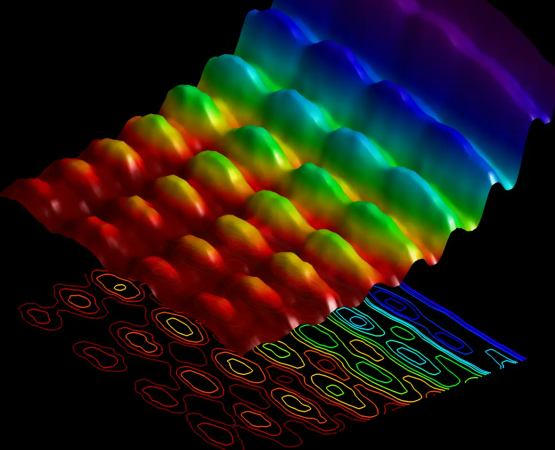
//> input picture images/light.png, 1109 x 899 px (shown at 1/2 size)
$ ./08_threshold_refactor   (built with g++ and OpenCV 4)
//> lines starting //> are read from the running program, lines starting //| are printed output that depends on the picture; after the words box and inside, x2 and y2 are one past the last pixel; in counts of white or black regions, pixels touching at a corner belong together
#include <opencv2/opencv.hpp>
#include <iostream>
#include <stdexcept>
#include <string>
#include <vector>
#include <map>

class Threshold {
public:
    // ctor throws if image can't be loaded
    Threshold(const std::string &path, bool load_as_gray = true) {
//> called with path = "D:/opencv-cpp/images/light.png", load_as_gray = true
        image = load_as_gray ? cv::imread(path, cv::IMREAD_GRAYSCALE)
                             : cv::imread(path, cv::IMREAD_COLOR);
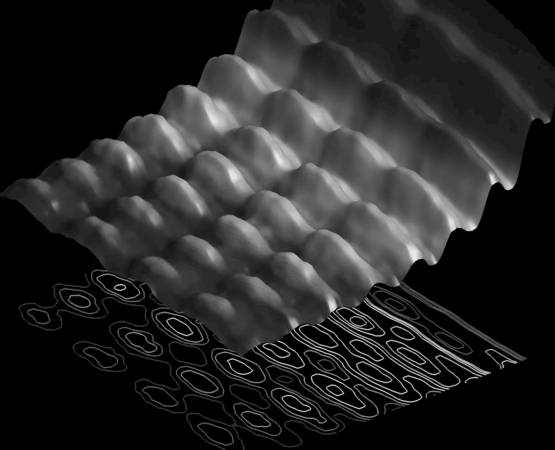
//> image: 899 rows x 1109 cols, CV_8UC1 (shown at 1/2 size); min 0, max 243, mean 37.7
        if (image.empty()) {
            throw std::runtime_error("Failed to load image: " + path);
        }
    }

    // allow explicit resize; returns *this for chaining
    Threshold &resize(const cv::Size &sz) {
//> called with sz = Size(500, 500)
        cv::resize(image, image, sz);
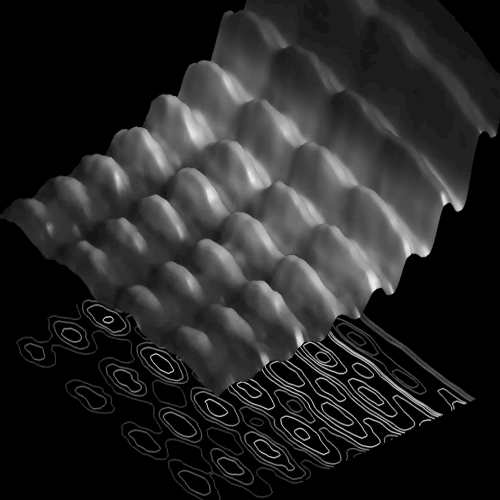
//> image: 500 rows x 500 cols, CV_8UC1; min 0, max 242, mean 37.7
        return *this;
    }

    // optional preprocessing: blur before Otsu/adaptive
    Threshold &gaussian_blur(int ksize = 5) {
        if (ksize % 2 == 0) ++ksize; // ensure odd
        cv::GaussianBlur(image, image, cv::Size(ksize, ksize), 0);
        return *this;
    }

    // simple threshold variants; returns map of name->mat (processing separated from display)
    std::map<std::string, cv::Mat> simple_threshold(double thresh = 127.0, double max_val = 255.0) const {
        std::map<std::string, cv::Mat> out;
        out["Binary"] = cv::Mat();
        out["Binary Inv"] = cv::Mat();
        out["Trunc"] = cv::Mat();
        out["ToZero"] = cv::Mat();
        out["ToZero Inv"] = cv::Mat();

        cv::threshold(image, out["Binary"], thresh, max_val, cv::THRESH_BINARY);
        cv::threshold(image, out["Binary Inv"], thresh, max_val, cv::THRESH_BINARY_INV);
        cv::threshold(image, out["Trunc"], thresh, max_val, cv::THRESH_TRUNC);
        cv::threshold(image, out["ToZero"], thresh, max_val, cv::THRESH_TOZERO);
        cv::threshold(image, out["ToZero Inv"], thresh, max_val, cv::THRESH_TOZERO_INV);

        return out;
    }

    // adaptive thresholding with parameters
    std::map<std::string, cv::Mat> adaptive_threshold(int block_size = 11, double C = 2.0) const {
        if (block_size % 2 == 0) ++block_size; // must be odd
        std::map<std::string, cv::Mat> out;
        out["Adaptive Mean"] = cv::Mat();
        out["Adaptive Gaussian"] = cv::Mat();

        cv::adaptiveThreshold(image, out["Adaptive Mean"], 255,
                              cv::ADAPTIVE_THRESH_MEAN_C, cv::THRESH_BINARY,
                              block_size, C);

        cv::adaptiveThreshold(image, out["Adaptive Gaussian"], 255,
                              cv::ADAPTIVE_THRESH_GAUSSIAN_C, cv::THRESH_BINARY,
                              block_size, C);

        return out;
    }

    // Otsu thresholding, optionally blur first (recommended)
    std::pair<double, cv::Mat> otsu_threshold(bool blur_first = true, int blur_ksize = 5) const {
        cv::Mat src = image;
        if (blur_first) {
            int k = blur_ksize % 2 == 0 ? blur_ksize + 1 : blur_ksize;
            cv::GaussianBlur(src, src, cv::Size(k, k), 0);
        }
        cv::Mat out;
        double val = cv::threshold(src, out, 0, 255, cv::THRESH_BINARY | cv::THRESH_OTSU);
        return {val, out};
    }

    // helper to show multiple images in a single window as a grid (resizes tiles to same size)
    static void show_grid(const std::string &win_name,
                          const std::vector<std::pair<std::string, cv::Mat>> &images,
                          int cols = 2, int tile_w = 300, int tile_h = 300,
                          int wait_ms = 0) {
        if (images.empty()) return;

        int rows = (int)std::ceil(images.size() / static_cast<double>(cols));
        std::vector<cv::Mat> tiles;
        for (auto &p : images) {
            cv::Mat tile;
            if (p.second.channels() == 1) cv::cvtColor(p.second, tile, cv::COLOR_GRAY2BGR);
            else tile = p.second.clone();

            cv::resize(tile, tile, cv::Size(tile_w, tile_h));
            // put label text
            cv::putText(tile, p.first, cv::Point(8, 20),
                        cv::FONT_HERSHEY_SIMPLEX, 0.6, cv::Scalar(255, 255, 255), 1);
            tiles.push_back(tile);
        }

        // build rows by horizontally concatenating tiles
        std::vector<cv::Mat> row_mats;
        for (int r = 0; r < rows; ++r) {
            std::vector<cv::Mat> row_tiles;
            for (int c = 0; c < cols; ++c) {
                int idx = r * cols + c;
                if (idx < (int)tiles.size()) row_tiles.push_back(tiles[idx]);
                else row_tiles.push_back(cv::Mat::zeros(cv::Size(tile_w, tile_h), tiles[0].type()));
            }
            cv::Mat row;
            cv::hconcat(row_tiles, row);
            row_mats.push_back(row);
        }

        cv::Mat grid;
        cv::vconcat(row_mats, grid);

        cv::namedWindow(win_name, cv::WINDOW_AUTOSIZE);
        cv::imshow(win_name, grid);
        cv::waitKey(wait_ms);
        // do not destroy here if caller wants to keep window; caller can call destroyAllWindows()
    }

    // returns original (const ref)
    const cv::Mat &get_original() const { return image; }

private:
    cv::Mat image;
};

// ------- Example main -------
int main() {
    try {
        Threshold th("D:/opencv-cpp/images/light.png");
        th.resize(cv::Size(500, 500));

        // simple thresholds
        auto simple = th.simple_threshold(127.0, 255.0);
        std::vector<std::pair<std::string, cv::Mat>> to_show;
        to_show.emplace_back("Original", th.get_original());
//> to_show = 1 item
        for (auto &p : simple) to_show.emplace_back(p.first, p.second);

        Threshold::show_grid("Simple Thresholds", to_show, 3, 250, 250);
//> in show_grid, `int rows = (int)std::ceil(images.size() / static_cast<double>(cols));`: rows = 2
//> the loop in show_grid, `for (auto &p : images)` made 6 passes
//> the loop in show_grid, `for (int r = 0; r < rows; ++r)` made 2 passes
//> in show_grid, `cv::imshow(win_name, grid);`:
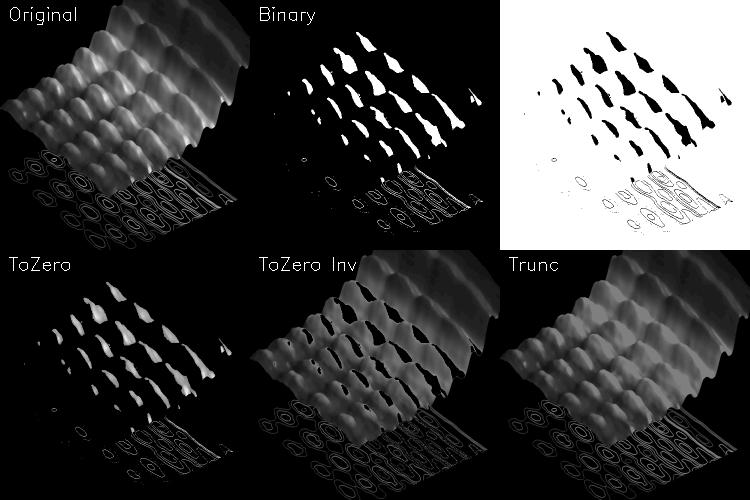
//> window 'Simple Thresholds': 500 rows x 750 cols, CV_8UC3; min 0, max 255, mean 61.6

        // adaptive
        auto adapt = th.adaptive_threshold(11, 2.0);
        std::vector<std::pair<std::string, cv::Mat>> adapt_show;
        adapt_show.emplace_back("Original", th.get_original());
//> adapt_show = 1 item
        for (auto &p : adapt) adapt_show.emplace_back(p.first, p.second);

        Threshold::show_grid("Adaptive Thresholds", adapt_show, 2, 350, 350);
//> call 2 of show_grid, with win_name = "Adaptive Thresholds", cols = 2, tile_w = 350, tile_h = 350, wait_ms = 0
//> the loop in show_grid (call 2), `for (auto &p : images)` made 3 passes
//> the loop in show_grid (call 2), `for (int r = 0; r < rows; ++r)` made 2 passes
//> in show_grid (call 2), `cv::imshow(win_name, grid);`:
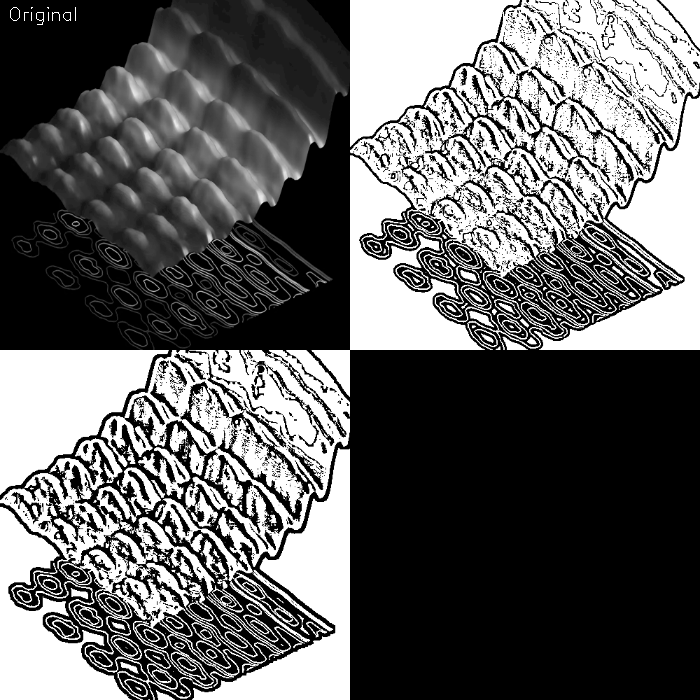
//> window 'Adaptive Thresholds': 700 rows x 700 cols, CV_8UC3; min 0, max 255, mean 100.1

        // Otsu
        auto [otsu_val, otsu_img] = th.otsu_threshold(true, 5);
//> in otsu_threshold, `double val = cv::threshold(src, out, 0, 255, cv::THRESH_BINARY | cv::T..`:
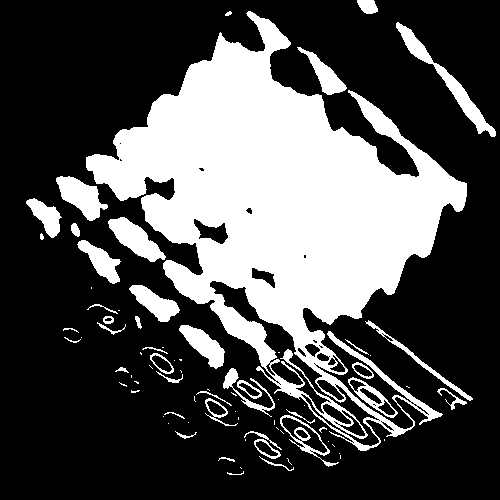
//> out: 500 rows x 500 cols, CV_8UC1; 31.1% white; 79 white regions (38 under 20 px), largest, box (x1, y1, x2, y2) and area: (86, 11, 467, 451) 65514, (396, 22, 496, 137) 1565, (56, 176, 108, 221) 1206
//> in otsu_threshold, `double val = cv::threshold(src, out, 0, 255, cv::THRESH_BINARY | cv::T..`: val = 52
//> otsu_val = 52
        std::cout << "Otsu value: " << otsu_val << '\n';
//| Otsu value: 52
        Threshold::show_grid("Otsu", {{"Original", th.get_original()}, {"Otsu", otsu_img}}, 2, 400, 400);
//> call 3 of show_grid, with win_name = "Otsu", cols = 2, tile_w = 400, tile_h = 400, wait_ms = 0
//> in show_grid (call 3), `int rows = (int)std::ceil(images.size() / static_cast<double>(cols));`: rows = 1
//> the loop in show_grid (call 3), `for (auto &p : images)` made 2 passes
//> pass 1, in show_grid (call 3), `cv::putText(tile, p.first, cv::Point(8, 20), cv::FONT_HERSHEY_SIMPLEX,..`:
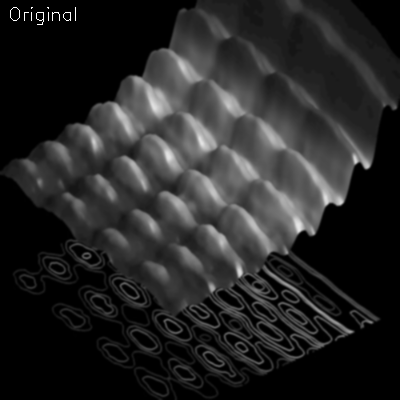
//> tile: 400 rows x 400 cols, CV_8UC3; min 0, max 255, mean 37.9
//> the loop in show_grid (call 3), `for (int r = 0; r < rows; ++r)` made 1 pass
//> in show_grid (call 3), `cv::imshow(win_name, grid);`:
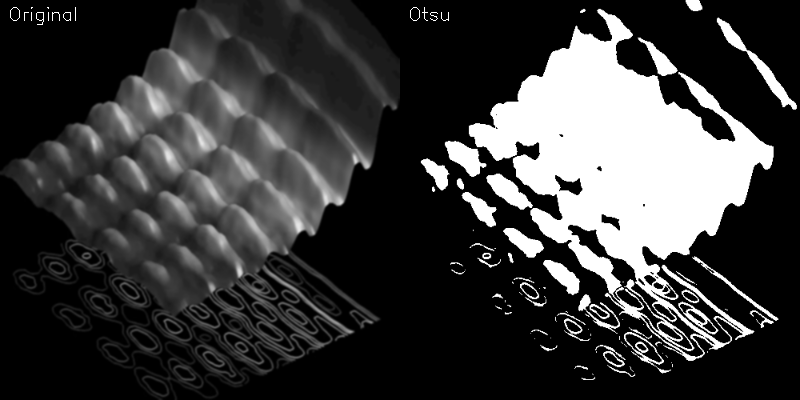
//> window 'Otsu': 400 rows x 800 cols, CV_8UC3; min 0, max 255, mean 58.7

        // Pause until user closes
        cv::waitKey(0);
        cv::destroyAllWindows();
    } catch (const std::exception &ex) {
        std::cerr << "Error: " << ex.what() << '\n';
        return 1;
    }
    return 0;
}
